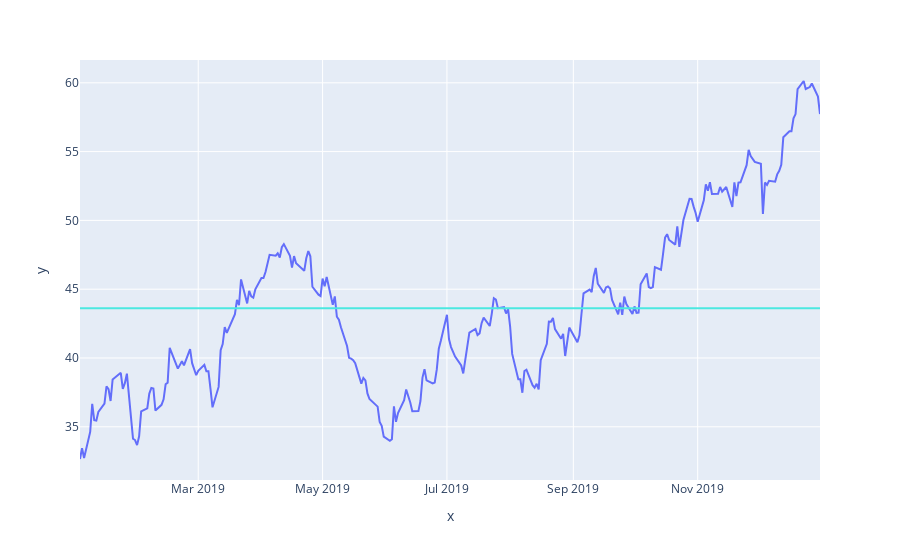

This figure's notebook cell:
### Markdown cell above
Let's create a new column that contains the average level of the variable ```open``` and plot it in these two columns in the same graph, as well as calculate the MSE between both columns.

### Code cell
data["open_mean"] = data["Open"].mean()

fig = px.line(x=data.index, y=data["Open"])
fig.add_trace(px.line(x=data.index, y=data["open_mean"]).data[0])
fig['data'][1]['line']['color']="#4BE8E0"
fig.show()

MSE = np.mean((data["Open"]-data["open_mean"])**2)
print("The MSE for this global average smoothing is : \n {}".format(MSE))

### Figure 1 — Plotly figure (JSON) as saved in the notebook; plotly's stock layout.template omitted (floating-point values rounded to 4 significant figures; data arrays with more than 128 entries replaced by an {"elided": "..."} marker saying what was removed)
{"data": [{"hovertemplate": "x=%{x}<br>y=%{y}<extra></extra>", "legendgroup": "", "line": {"color": "#636efa", "dash": "solid"}, "marker": {"symbol": "circle"}, "mode": "lines", "name": "", "orientation": "v", "showlegend": false, "type": "scatter", "x": {"elided": "252 str values"}, "xaxis": "x", "y": {"elided": "252 float values"}, "yaxis": "y"}, {"hovertemplate": "x=%{x}<br>y=%{y}<extra></extra>", "legendgroup": "", "line": {"color": "#4BE8E0", "dash": "solid"}, "marker": {"symbol": "circle"}, "mode": "lines", "name": "", "orientation": "v", "showlegend": false, "type": "scatter", "x": {"elided": "252 str values"}, "xaxis": "x", "y": {"elided": "252 float values"}, "yaxis": "y"}], "layout": {"legend": {"tracegroupgap": 0}, "margin": {"t": 60}, "xaxis": {"anchor": "y", "domain": [0, 1], "title": {"text": "x"}}, "yaxis": {"anchor": "x", "domain": [0, 1], "title": {"text": "y"}}}}
